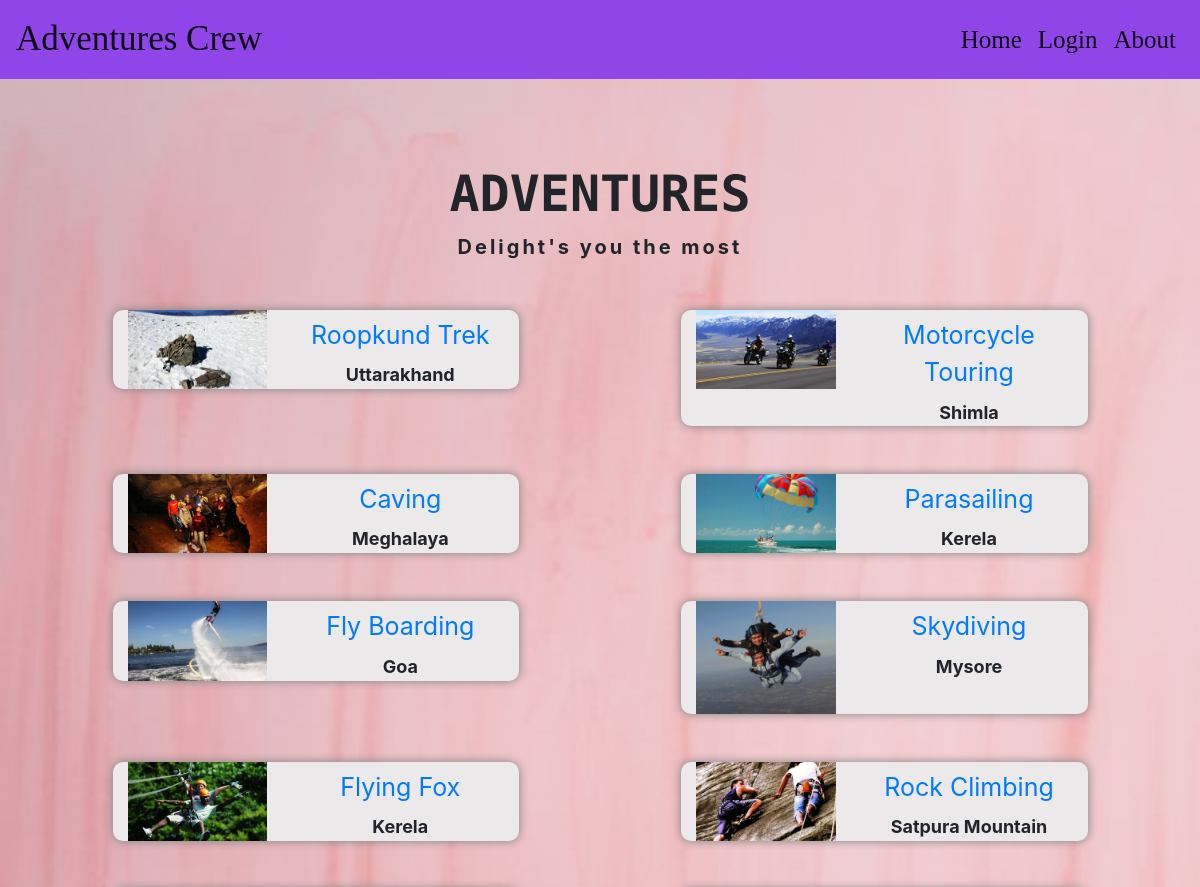
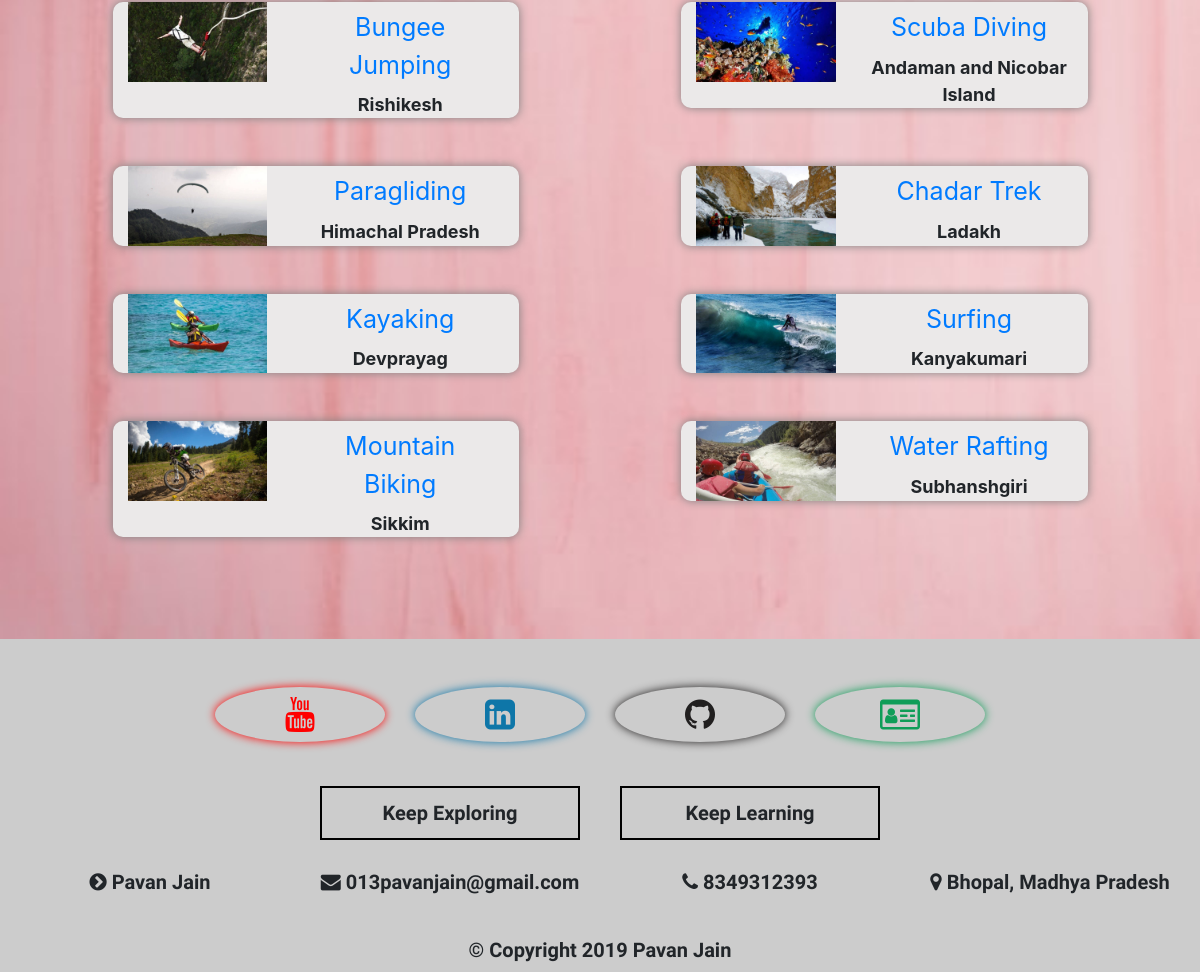
Screenshot of /Website/activity.php with the database file from the repository (2 pictures, top to bottom).
### tables this page shows
CREATE TABLE `activity` (
  `id` int(11) NOT NULL,
  `name` varchar(50) NOT NULL,
  `about` varchar(500) NOT NULL,
  `image` varchar(50) NOT NULL,
  `dealer` varchar(50) NOT NULL DEFAULT 'RS Association',
  `price` int(11) NOT NULL,
  `place` varchar(50) NOT NULL,
  `address` varchar(200) NOT NULL,
  `mobile` varchar(15) NOT NULL,
  `email` varchar(50) NOT NULL
);

### Website/activity.php (the view)
<?php
include('dbconnection.php');
include('header.php');
include('navbar.php');
?>
<div class="container-fluid" style="padding:30px;background-image:url('Images/background1.jpg');background-size:cover;">
<br/><br/>
<div class="row">
<div class="col-md-1"></div>
<div class="col-md-10">
<div class="row">
<div class="col">
<div style="font-family:'Monoton';font-size:50px;text-align:center;font-weight:bold;">ADVENTURES</div>
<div style="font-size:20px;letter-spacing:3px;text-align:center;font-weight:bold;">Delight's you the most</div>
</div>
</div>
<br/><br/>
<div class="row">
<?php
$query='select id,name,image,place from activity';
$res=mysqli_query($con,$query);
$n=mysqli_num_rows($res);
for($i=1;$i<=$n/2;$i++){
    $arr=mysqli_fetch_array($res);
?>
<div class="col-md-5">
<div class="row" style="box-shadow:0px 0px 10px grey;border-radius:10px;background-color:#EBE9E9;">
<div class="col-md-5">
<img src="Images/<?php echo $arr['image']; ?>" width="100%"/>
</div>
<div class="col-md-7" style="text-align:center;">
<div><a href="viewActivity.php?aid=<?php echo $arr['id']; ?>" class="btn btn-link" onmouseover="this.style.textDecoration='none';" style="font-size:25px;"><?php echo $arr['name']; ?></a></div>
<div style="font-weight:bold;font-size:18px;"><?php echo $arr['place'];  ?></div>
</div>
</div>
<br/><br/>
</div>
<div class="col-md-2"></div>
<?php
$arr=mysqli_fetch_array($res);
?>
<div class="col-md-5">
<div class="row" style="box-shadow:0px 0px 10px grey;border-radius:10px;background-color:#EBE9E9;">
<div class="col-md-5">
<img src="Images/<?php echo $arr['image']; ?>" width="100%"/>
</div>
<div class="col-md-7" style="text-align:center;">
<div><a href="viewActivity.php?aid=<?php echo $arr['id']; ?>" class="btn btn-link" onmouseover="this.style.textDecoration='none';" style="font-size:25px;"><?php echo $arr['name']; ?></a></div>
<div style="font-weight:bold;font-size:18px;"><?php echo $arr['place'];  ?></div>
</div>
</div>
<br/><br/>
</div>
<?php
}
?>
</div>
</div>
<div class="col-md-1"></div>
</div>
<br/>
</div>
<?php
include('footer.php');
?>

### Website/header.php (shortened to what this page needs)
<html>
<head>
<link rel="stylesheet" href="https://stackpath.bootstrapcdn.com/bootstrap/4.3.1/css/bootstrap.min.css">
<link href="https://stackpath.bootstrapcdn.com/font-awesome/4.7.0/css/font-awesome.min.css" rel="stylesheet">
</head>
<body>

### Website/navbar.php (shortened to what this page needs)
<nav class="navbar navbar-expand-lg navbar-light" style="background-color:#8F45E7;">
    <a class="navbar-brand" href="index.php">
        <div style="font-size:35px;font-family: 'Bree Serif', serif;" id="link1">Adventures Crew</div>
    </a>
    <div class="collapse navbar-collapse" id="navbarSupportedContent">
        <ul class="navbar-nav ml-auto">
            <li class="nav-item active">
                <a class="nav-link" href="index.php">
                    <div style="font-size:25px;font-family:'Bree Serif';" id="link2">Home</div>
                </a>
            </li>
<?php
if(isset($_SESSION['username'])){
?>
<li class="nav-item dropdown">
<a class="nav-link" href="#" id="navbarDropdown" role="button" data-toggle="dropdown" aria-haspopup="true" aria-expanded="false" style="color:black;">
<div style="font-size:25px;font-family:'Bree Serif';" id="link3"><?php echo $_SESSION['username']; ?></div>
<div style="font-size:15px;font-weight:bold;display:none;" id="link3display"><?php echo $_SESSION['username']; ?></div>
</a>
<div class="dropdown-menu" aria-labelledby="navbarDropdown">
<a class="dropdown-item" href="profile.php"><i class="fa fa-user" aria-hidden="true"></i> Profile</a>
<div class="dropdown-divider"></div>
<a class="dropdown-item" href="myBookings.php"><i class="fa fa-suitcase" aria-hidden="true"></i> My Bookings</a>
<div class="dropdown-divider"></div>
<a class="dropdown-item" href="logout.php"><i class="fa fa-sign-out" aria-hidden="true"></i> Logout</a>
</div>
</li>
<?php
}
else{
?>
<li class="nav-item active">
<a class="nav-link" href="login.php">
<div style="font-size:25px;font-family:'Bree Serif';" id="link4">Login</div>
<span class="sr-only">(current)</span></a>
</li>
<?php
}
?>
<li class="nav-item active">
<a class="nav-link" href="about.php">
<div style="font-size:25px;font-family:'Bree Serif';" id="link5">About</div>
<span class="sr-only">(current)</span></a>
</li>
</ul>
</div>
</nav>

### Website/footer.php (shortened to what this page needs)
<div class="container-fluid" style="background-image:linear-gradient(rgba(0,0,0,0.2),rgba(0,0,0,0.2));">
<br/><br/>
<div class="row">
<div class="col-md-2"></div>
<div class="col-md-2" style="text-align:center;">
<div style="font-size:35px;padding:10px;border-radius:50%;box-shadow:0px 0px 10px #ff0000;"><a href="https://www.youtube.com/channel/UCDveEQzomP6iyMYpHlIa0gw?view_as=subscriber" style="text-decoration:none;color:#ff0000;" target="_blank"><i class="fa fa-youtube"></i></a></div><br/>
</div>
<div class="col-md-2" style="text-align:center;">
<div style="font-size:35px;padding:10px;border-radius:50%;box-shadow:0px 0px 10px #0e76a8;"><a href="https://www.linkedin.com/in/pavan-jain-58378313b/" style="text-decoration:none;color:#0e76a8;" target="_blank"><i class="fa fa-linkedin-square"></i></a></div><br/>
</div>
<div class="col-md-2" style="text-align:center;">
<div style="font-size:35px;padding:10px;border-radius:50%;box-shadow:0px 0px 10px #211f1f;"><a href="https://github.com/Pavanjain1996?tab=repositories" style="text-decoration:none;color:#211f1f;" target="_blank"><i class="fa fa-github"></i></a></div><br/>
</div>
<div class="col-md-2" style="text-align:center;">
<div style="font-size:35px;padding:10px;border-radius:50%;box-shadow:0px 0px 10px #0F9D58;"><a href="https://pavanportfolio.herokuapp.com" style="text-decoration:none;color:#0F9D58;" target="_blank"><i class="fa fa-id-card-o"></i></a></div><br/>
</div>
<div class="col-md-2"></div>
</div>
<div class="row">
<div class="col-md-3"></div>
<div class="col-md-3" style="padding:20px;">
<div style="border:2px solid black;text-align:center;font-weight:bold;font-family:'Courgette';padding:10px;font-size:20px;">Keep Exploring</div>
</div>
<div class="col-md-3" style="padding:20px;">
<div style="border:2px solid black;text-align:center;font-weight:bold;font-family:'Courgette';padding:10px;font-size:20px;">Keep Learning</div>
</div>
<div class="col-md-3"></div>
</div>
<div class="row">
<div class="col-md-3" style="text-align:center;padding:10px;font:20px 'courgette';font-weight:bold;"><i class="fa fa-chevron-circle-right"></i> Pavan Jain</div>
<div class="col-md-3" style="text-align:center;padding:10px;font:20px 'courgette';font-weight:bold;"><i class="fa fa-envelope"></i> 013pavanjain@gmail.com</div>
<div class="col-md-3" style="text-align:center;padding:10px;font:20px 'courgette';font-weight:bold;"><i class="fa fa-phone"></i> 8349312393</div>
<div class="col-md-3" style="text-align:center;padding:10px;font:20px 'courgette';font-weight:bold;"><i class="fa fa-map-marker"></i> Bhopal, Madhya Pradesh</div>
</div>
<br/>
<div class="row"><div class="col" style="text-align:center;padding:10px;font:20px 'courgette';font-weight:bold;">© Copyright 2019 Pavan Jain</div></div>
</div>
</body>
</html>

### rows the page displays
activity: image (picture), name "Roopkund Trek", place "Uttarakhand", activity.image (picture), activity.name "Motorcycle Touring", activity.place "Shimla"
activity: image (picture), name "Caving", place "Meghalaya", activity.image (picture), activity.name "Parasailing", activity.place "Kerela"
activity: image (picture), name "Fly Boarding", place "Goa", activity.image (picture), activity.name "Skydiving", activity.place "Mysore"
activity: image (picture), name "Flying Fox", place "Kerela", activity.image (picture), activity.name "Rock Climbing", activity.place "Satpura Mountain"
activity: image (picture), name "Bungee Jumping", place "Rishikesh", activity.image (picture), activity.name "Scuba Diving", activity.place "Andaman and Nicobar Island"
activity: image (picture), name "Paragliding", place "Himachal Pradesh", activity.image (picture), activity.name "Chadar Trek", activity.place "Ladakh"
activity: image (picture), name "Kayaking", place "Devprayag", activity.image (picture), activity.name "Surfing", activity.place "Kanyakumari"
activity: image (picture), name "Mountain Biking", place "Sikkim", activity.image (picture), activity.name "Water Rafting", activity.place "Subhanshgiri"
